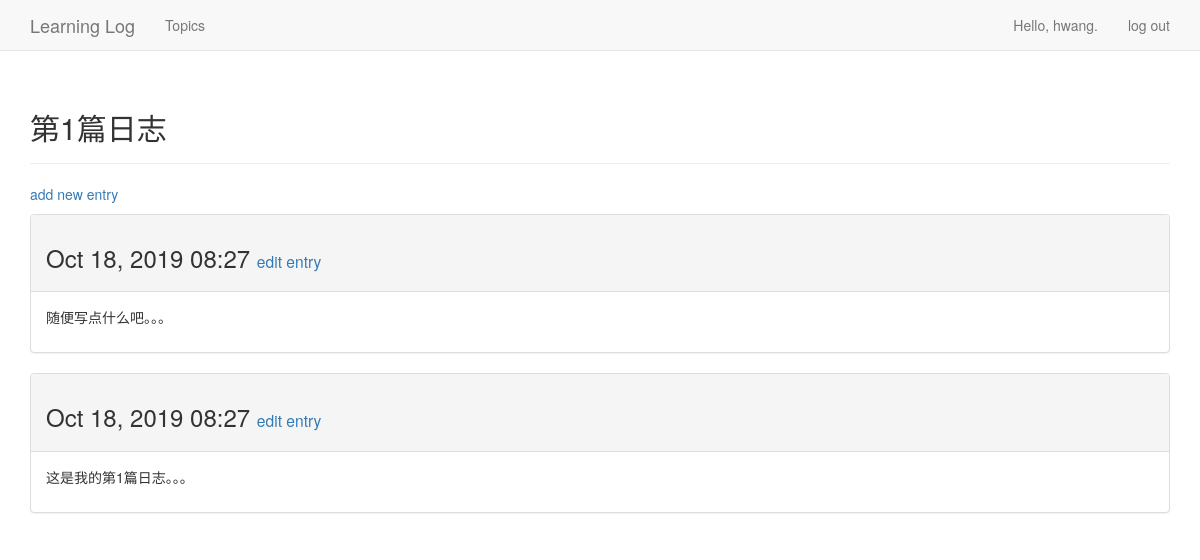
Before: /topics/3/ (signed in) with the older database file.
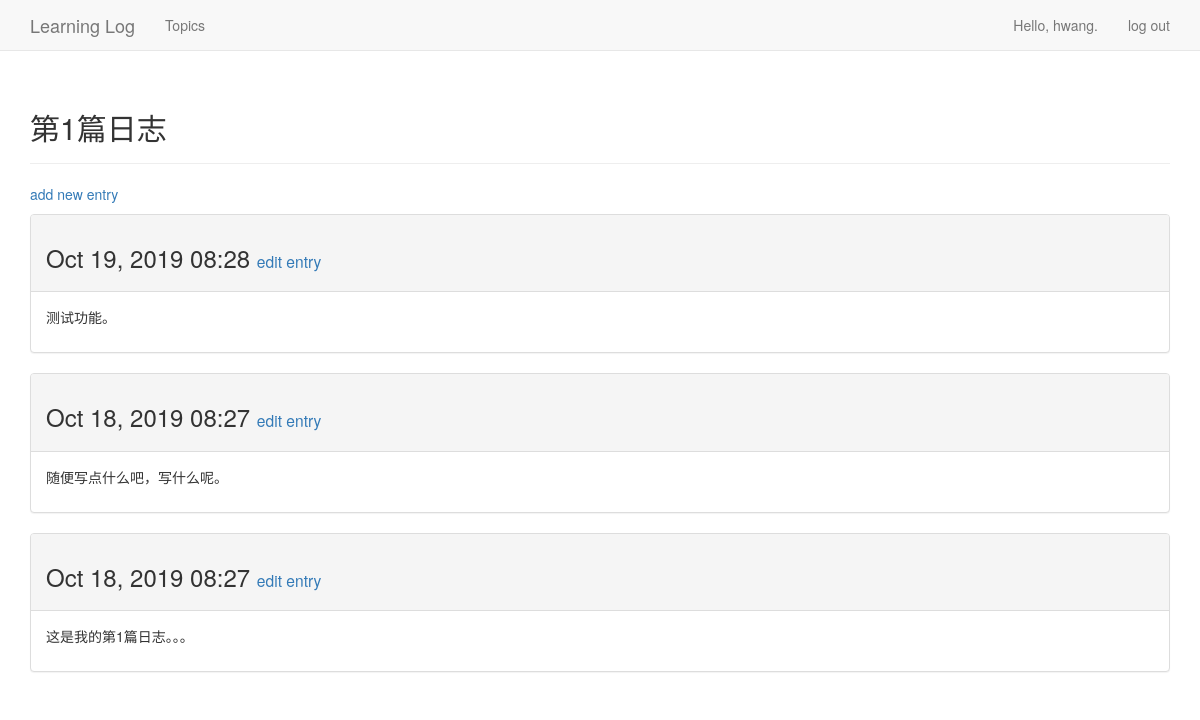
After: the same page with the newer database file.
### learning_logs/models.py (models this page shows, shortened)
class Entry(models.Model):
    topic = models.ForeignKey(Topic, on_delete=models.PROTECT)
    text = models.TextField()
    date_added = models.DateTimeField(auto_now_add=True)
    class Meta:
        verbose_name_plural = 'entries'

### learning_logs/views.py (the view)
# urls.py: url(r'^topics/(?P<topic_id>\d+)/$', views.topic, name='topic'),
@login_required
def topic(request, topic_id):
    topic = get_object_or_404(Topic, id=topic_id)
    """检查当前登录用户是主题所有者，或主题设置了public属性"""
    check_topic_owner(topic, request)
    entries = topic.entry_set.order_by('-date_added')
    context = {'topic': topic, 'entries': entries}
    return render(request, 'learning_logs/topic.html', context)

### learning_logs/models.py (called while the page is built)
    def __str__(self):
        return self.text

### learning_logs/views.py (called while the page is built)
def check_topic_owner(topic, request):
    if topic.owner != request.user:
        if topic.public == False:
            raise  Http404

### learning_logs/templates/learning_logs/topic.html
{% extends 'learning_logs/base.html' %}
{% block header %}
  <h2>{{ topic }}</h2>
{% endblock header %}
{% block content %}
  <p>
    <a href="{% url 'learning_logs:new_entry' topic.id %}">add new entry</a>
  </p>
  {% for entry in entries %}
    <div class="panel panel-default">
      <div class="panel-heading">
        <h3>
          {{ entry.date_added|date:'M d, Y H:i' }}
          <small>
            <a href="{% url 'learning_logs:edit_entry' entry.id %}">
                edit entry</a>
          </small>
        </h3>
      </div>
      <div class="panel-body">
        {{ entry.text|linebreaks }}
      </div>
    </div>
  {% empty %}
       There are no entries for this topic yet.
  {% endfor %}
{% endblock content %}

Changed rows visible on the page:
added Entry: date_added "Oct 19, 2019 08:28", text "测试功能。"
changed Entry: text "随便写点什么吧。。。" → "随便写点什么吧，写什么呢。"
